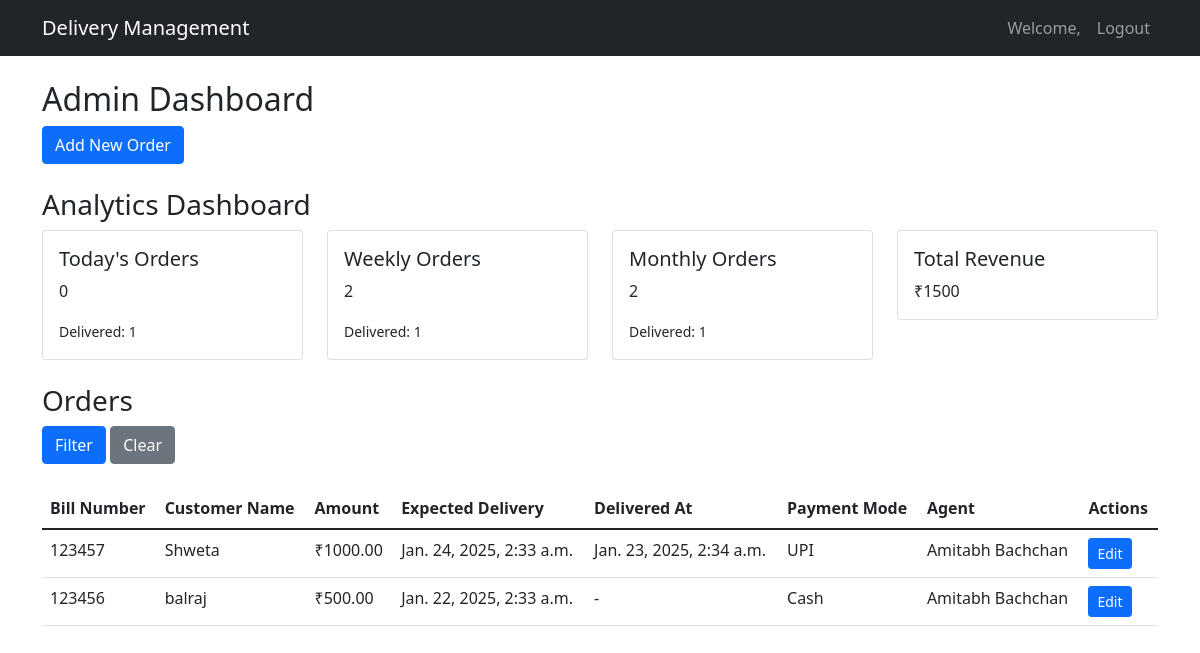
The app's page / (signed in) with its own data.
### delivery_app/models.py (models this page shows, shortened)
class Order(models.Model):
    PAYMENT_CHOICES = [
        ('CASH', 'Cash'),
        ('CARD', 'Card'),
        ('UPI', 'UPI'),
    ]
    bill_number = models.CharField(max_length=50, unique=True)
    customer_name = models.CharField(max_length=100)
    address = models.TextField()
    amount = models.DecimalField(max_digits=10, decimal_places=2)
    expected_delivery_time = models.DateTimeField()
    delivered_at = models.DateTimeField(null=True, blank=True)
    payment_mode = models.CharField(max_length=10, choices=PAYMENT_CHOICES)
    delivery_agent = models.ForeignKey(DeliveryAgent, on_delete=models.SET_NULL, null=True, blank=True)
    created_at = models.DateTimeField(auto_now_add=True)
    updated_at = models.DateTimeField(auto_now=True)

class DeliveryAgent(models.Model):
    user = models.OneToOneField(User, on_delete=models.CASCADE)
    phone = models.CharField(max_length=15)
    address = models.TextField()
    def __str__(self):
        return self.user.get_full_name()

### delivery_app/views.py (the view)
# urls.py: path('', views.dashboard, name='dashboard'),
@login_required
def dashboard(request):
    if is_admin(request.user):
        return admin_dashboard(request)
    elif is_delivery_agent(request.user):
        return agent_dashboard(request)
    return redirect('login')

### delivery_app/views.py (called while the page is built)
def is_admin(user):
    return user.is_superuser

@user_passes_test(is_admin)
def admin_dashboard(request):
    orders = Order.objects.all().order_by('-created_at')
    agents = DeliveryAgent.objects.all()
    analytics = get_delivery_analytics()
    if request.method == 'POST':
        form = OrderForm(request.POST)
        if form.is_valid():
            form.save()
            messages.success(request, 'Order created successfully!')
            return redirect('dashboard')
    else:
        form = OrderForm()
    context = {
        'orders': orders,
        'agents': agents,
        'form': form,
        'analytics': analytics,
    }
    return render(request, 'admin_dashboard.html', context)

### templates/admin_dashboard.html (shortened to what this page needs)
{% extends 'base.html' %}
{% block content %}
<div class="row mb-4">
    <div class="col-md-12">
        <h2>Admin Dashboard</h2>
        <button class="btn btn-primary" data-bs-toggle="modal" data-bs-target="#addOrderModal">
            Add New Order
        </button>
    </div>
</div>
<div class="row mb-4">
    <div class="col-md-12">
        <h3>Analytics Dashboard</h3>
        <div class="row">
            <div class="col-md-3">
                <div class="card">
                    <div class="card-body">
                        <h5 class="card-title">Today's Orders</h5>
                        <p class="card-text">{{ analytics.today_orders }}</p>
                        <small>Delivered: {{ analytics.today_delivered }}</small>
                    </div>
                </div>
            </div>
            <div class="col-md-3">
                <div class="card">
                    <div class="card-body">
                        <h5 class="card-title">Weekly Orders</h5>
                        <p class="card-text">{{ analytics.weekly_orders }}</p>
                        <small>Delivered: {{ analytics.weekly_delivered }}</small>
                    </div>
                </div>
            </div>
            <div class="col-md-3">
                <div class="card">
                    <div class="card-body">
                        <h5 class="card-title">Monthly Orders</h5>
                        <p class="card-text">{{ analytics.monthly_orders }}</p>
                        <small>Delivered: {{ analytics.monthly_delivered }}</small>
                    </div>
                </div>
            </div>
            <div class="col-md-3">
                <div class="card">
                    <div class="card-body">
                        <h5 class="card-title">Total Revenue</h5>
                        <p class="card-text">₹{{ analytics.total_revenue }}</p>
                    </div>
                </div>
            </div>
        </div>
    </div>
</div>
<div class="row">
    <div class="col-md-12">
        <h3>Orders</h3>
        <form method="get" class="mb-4">
            <button type="submit" class="btn btn-primary">Filter</button>
            <a href="{% url 'dashboard' %}" class="btn btn-secondary">Clear</a>
        </form>
        <table class="table">
            <thead>
                <tr>
                    <th>Bill Number</th>
                    <th>Customer Name</th>
                    <th>Amount</th>
                    <th>Expected Delivery</th>
                    <th>Delivered At</th>
                    <th>Payment Mode</th>
                    <th>Agent</th>
                    <th>Actions</th>
                </tr>
            </thead>
            <tbody>
                {% for order in orders %}
                <tr>
                    <td>{{ order.bill_number }}</td>
                    <td>{{ order.customer_name }}</td>
                    <td>₹{{ order.amount }}</td>
                    <td>{{ order.expected_delivery_time }}</td>
                    <td>{{ order.delivered_at|default:"-" }}</td>
                    <td>{{ order.get_payment_mode_display }}</td>
                    <td>{{ order.delivery_agent|default:"-" }}</td>
                    <td>
                        <a href="{% url 'update_order' order.id %}" class="btn btn-sm btn-primary">Edit</a>
                    </td>
                </tr>
                {% endfor %}
            </tbody>
        </table>
    </div>
</div>
{% endblock %}

### templates/base.html (shortened to what this page needs)
<!DOCTYPE html>
<html lang="en">
<head>
    <link href="https://cdn.jsdelivr.net/npm/bootstrap@5.1.3/dist/css/bootstrap.min.css" rel="stylesheet">
</head>
<body>
    <nav class="navbar navbar-expand-lg navbar-dark bg-dark">
        <div class="container">
            <a class="navbar-brand" href="{% url 'dashboard' %}">Delivery Management</a>
            {% if user.is_authenticated %}
            <div class="navbar-nav">
                <span class="nav-item nav-link">Welcome, {{ user.get_full_name }}</span>
                <a class="nav-item nav-link" href="{% url 'logout' %}">Logout</a>
            </div>
            {% endif %}
        </div>
    </nav>
    <div class="container mt-4">
        {% block content %}
        {% endblock %}
    </div>
</body>
</html>

### records on screen
Order: bill_number "123457", customer_name "Shweta", amount "1000.00", expected_delivery_time "Jan. 24, 2025, 2:33 a.m.", delivered_at "Jan. 23, 2025, 2:34 a.m.", payment_mode "UPI", delivery_agent "Amitabh Bachchan"
Order: bill_number "123456", customer_name "balraj", amount "500.00", expected_delivery_time "Jan. 22, 2025, 2:33 a.m.", delivered_at "-", payment_mode "Cash", delivery_agent "Amitabh Bachchan"

### other values on screen
{{ analytics.today_orders }} "0"
{{ analytics.today_delivered }} "1"
{{ analytics.weekly_orders }} "2"
{{ analytics.weekly_delivered }} "1"
{{ analytics.monthly_orders }} "2"
{{ analytics.monthly_delivered }} "1"
{{ analytics.total_revenue }} "1500"
